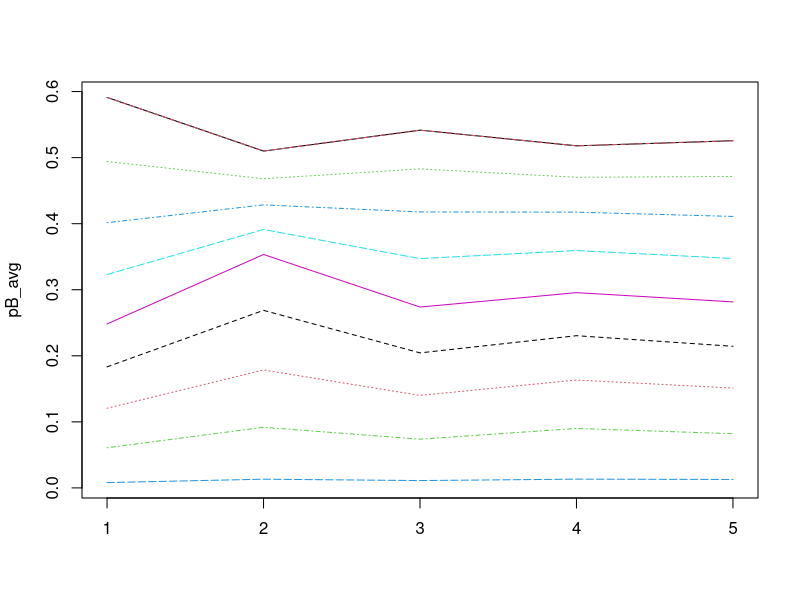
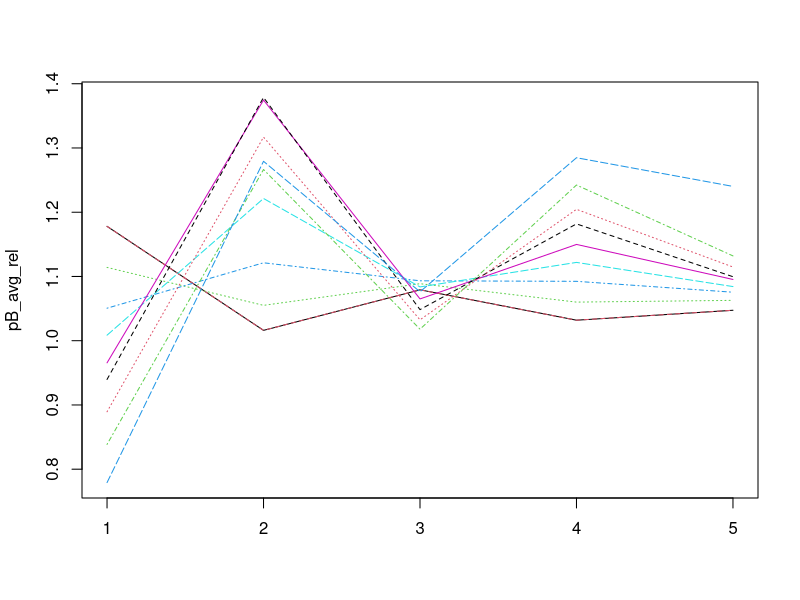
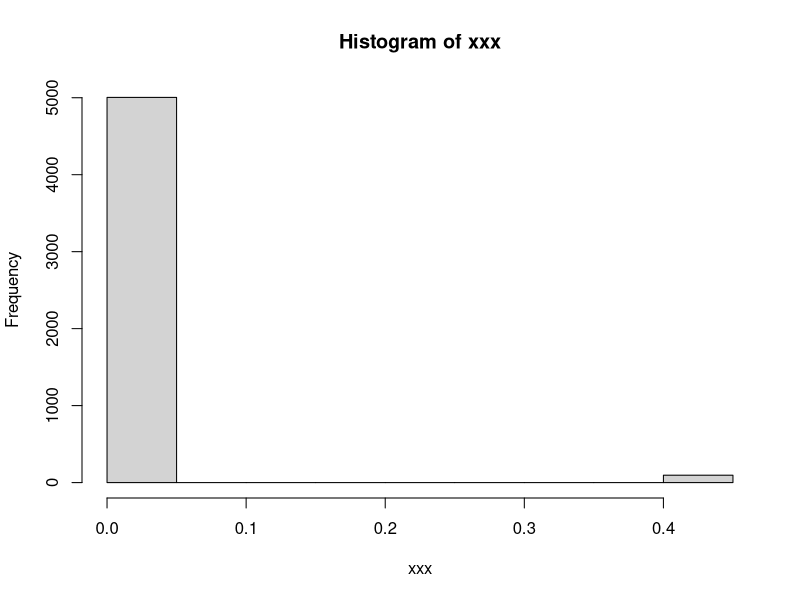
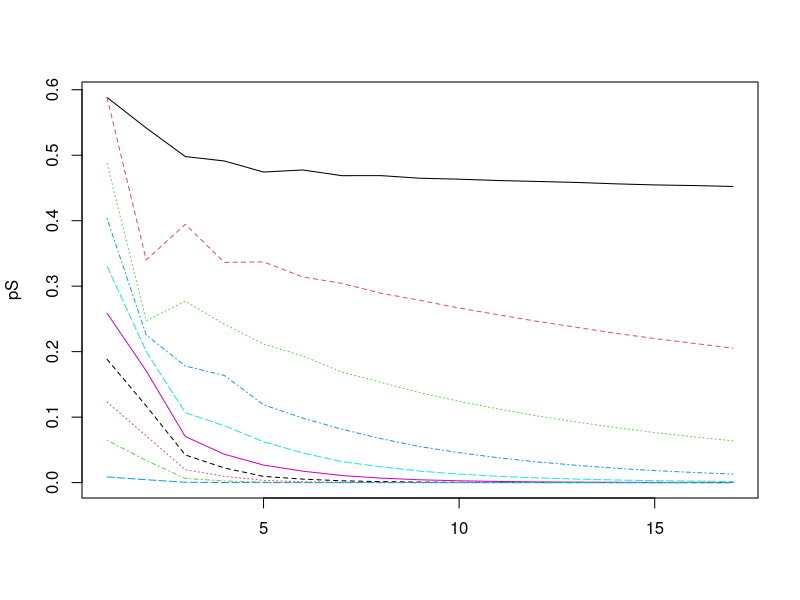
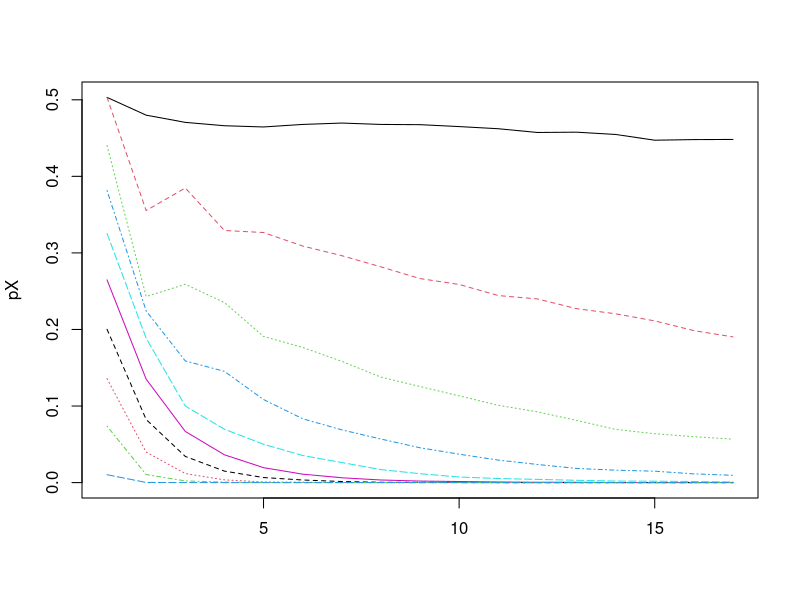
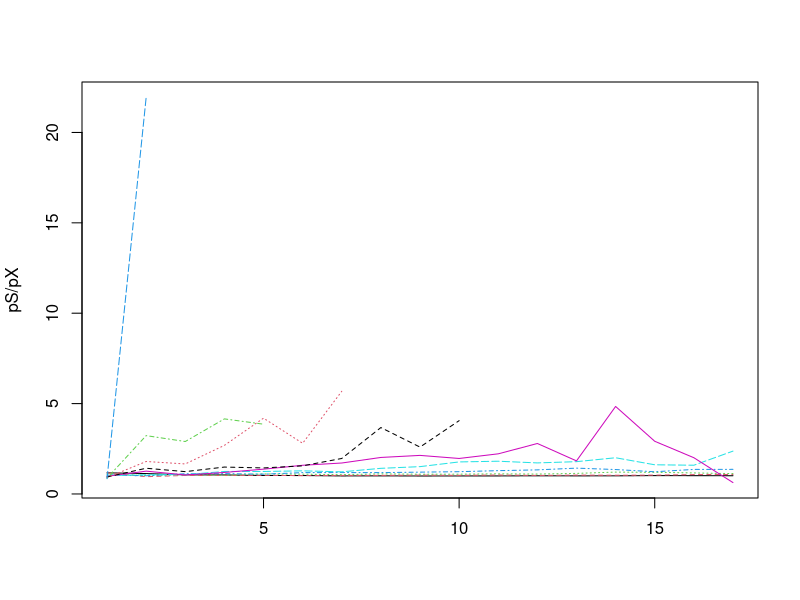

Write the R code that produced these figures, in order.
## ---- chunk 1
N_sims <- 10000
K <- 5

# gen <- \(n) rbeta(n, 3, 1)
# mu <- 3/4

# gen <- \(n)  dplyr::if_else(runif(n) < 0.5, 0.1, 0.5 + 0.5 * rbeta(n, 2, 1))
# mu <- 0.5 * (0.1 + 0.5 + 1/3)
gen <- \(n)  dplyr::if_else(runif(n) < 0.5, 0.1, 0.5 + 0.5 * runif(n))
mu <- 0.5 * (0.1 + 0.75)
# pgen <- function(s) {
#   dplyr::case_when(s < 0.1 ~ 0,
#                    s < 0.5 ~ 0.5,
#                    TRUE ~ 0.5 + 0.5 * punif((s - 0.5) * 2))
# }

s <- seq(mu + 0.01, 0.99, length.out = 10)


X_matrix <- matrix(gen(N_sims * K), nrow = N_sims)

if(abs(mean(X_matrix) - mu) > 0.01) {
  stop("Suspicious mean")
} 

pB_over_s <- function(s, X) {
  if(mean(X) <= mu) {
    return(NA_real_)
  } else {
    p <- mu / sum(X)
    return(p * sum(X > s))    
  }
}

pB_array <- array(NA_real_, dim = c(N_sims, K, length(s)))

for(k in 1:K) {
  for(s_id in seq_along(s)) {
    pB_array[, k, s_id] <- apply(X_matrix[,1:k, drop = FALSE], MARGIN = 1, FUN = \(X) pB_over_s(s[s_id], X))
  }
}

pB_avg <- apply(pB_array, MARGIN = c(2,3), mean, na.rm = TRUE)
pB_N <- apply(pB_array, MARGIN = c(2,3), \(x) sum(!is.na(x)))
matplot(pB_avg, type = "l")

pX <- 1 - ecdf(X_matrix)(s)
#pX <- ecdf(-X_matrix)(-s)
#pX

pB_avg_rel <- sweep(pB_avg, MARGIN = 2, STATS = pX, FUN = "/")
matplot(pB_avg_rel, type = "l")
pB_avg_rel

xxx <- pB_array[,1,10]
hist(xxx)
# posterior::mcse_mean(xxx[!is.na(xxx)])
## ---- chunk 2
N_sims <- 10000
K <- 17

# gen <- \(n) rbeta(n, 3, 1)
# mu <- 3/4

# gen <- \(n)  dplyr::if_else(runif(n) < 0.5, 0.1, 0.5 + 0.5 * rbeta(n, 2, 1))
# mu <- 0.5 * (0.1 + 0.5 + 1/3)

gen <- \(n)  dplyr::if_else(runif(n) < 0.5, 0.1, 0.5 + 0.5 * runif(n))
mu <- 0.5 * (0.1 + 0.75)


s <- seq(mu + 0.01, 0.99, length.out = 10)


X_matrix <- matrix(gen(N_sims * K), nrow = N_sims)

if(abs(mean(X_matrix) - mu) > 0.01) {
  stop("Suspicious mean")
} 


pS_array <- array(NA_real_, c(K, N_sims, length(s)))

B <- 1000
for(k in 1:K) {
  for(sim in 1:N_sims) {
    probs <- X_matrix[sim, 1:k]
    s_probs <- sum(probs)
    n <- length(probs)
    m_probs <- s_probs/n
    if(m_probs <= mu) {
      pS_array[k, sim,] <- NA_real_
    } else {
      e_probs <- c(probs, 0)
      a <- 1 - mu / m_probs
      p_probs <- c(rep(mu / s_probs, n), a)
      bs_matrix <- matrix(nrow = B, ncol = n, sample(e_probs, prob = p_probs, size = B * n, replace = TRUE))
      bs <- rowMeans(bs_matrix)
      pS_array[k, sim, ] <- 1 - ecdf(bs)(s)
    }
  }
}

pS <- apply(pS_array, MARGIN = c(1,3), FUN = mean, na.rm = TRUE)

cc <- apply(X_matrix, MARGIN = 1, FUN = cumsum)
X_means <- sweep(
  apply(X_matrix, MARGIN = 1, FUN = cumsum),
  MARGIN = 1, STATS = 1:K, FUN = "/")

pX <- matrix(NA_real_, nrow = K, ncol = length(s))
for(s_id in seq_along(s)) {
  pX[,s_id] = rowMeans(X_means > s[s_id])
}

matplot(pS, type = "l")
matplot(pX, type = "l")

matplot(pS / pX, type = "l")

pS / pX
